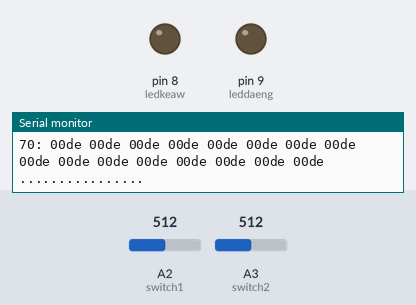
Bench run of a sketch on a simulated Arduino Uno, built with avr-gcc and run on an emulated ATmega328P. On the bench: output pins drawn as LEDs (lit = HIGH), the last lines printed to the serial monitor. Wiring (inferred from the names in the program): 24Cxx EEPROM at I2C address 0x50; 24Cxx EEPROM at I2C address 0x51; 24Cxx EEPROM at I2C address 0x52; 24Cxx EEPROM at I2C address 0x53. The test bench sets the inputs (shaded band); at power-on: A3 (switch2) = 512, A2 (switch1) = 512. EEPROM starts erased.

Above: at 15.2 s.
15.3 s: A3 (switch2) set to 521
26.1 s: A3 (switch2) set to 511
At 34.1 s:
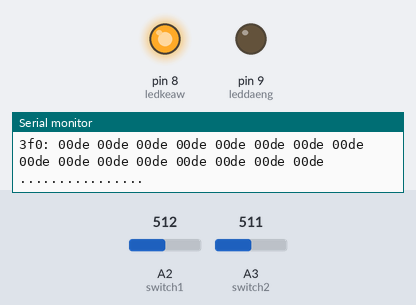
Timing chart, 0 to 37.2 s (numbered marks = the images above; inputs shaded):
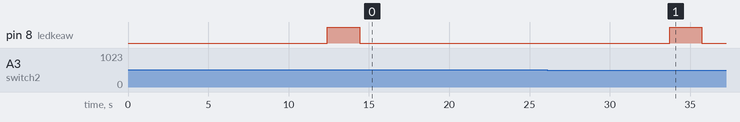

The sketch:

IC17_63010524.ino
```cpp
/*
  Use the I2C bus with EEPROM device
  EEPROM 8 (Vcc) to Vcc
  EEPROM 4 (GND) to GND
  EEPROM 5 (SDA) to Arduino Analog Pin 4(SDA)
  EEPROM 6 (SCL) to Arduino Analog Pin 5(SCL)
  EEPROM 7 (WP) to GND
  /* Memory length in bytes
  24C01 = 128
  24C02 = 256
  24C04 = 512
  24C08 = 1024
  24C16 = 2048
  24C64 = 8192
  24C128= 16384
  24C256= 32768
*/
int ledkeaw = 8;
int leddaeng = 9;
int switch1 = 2;
int switch2 = 3;
byte backup[1024];
#define memorylength 1024
#include <Wire.h>
byte deviceAddress; // Address of EEPROM chip
unsigned int eepromAddress;

void writeEEPROM_page(int device, unsigned int address, byte* buffer, byte length )
{
  byte i;
  Wire.beginTransmission(device | int(address >> 8));
  Wire.write((int)(address & 0xFF)); // LSB
  for ( i = 0; i < length; i++)
    Wire.write(buffer[i]);
  Wire.endTransmission();
  delay(5);
}
void writeEEPROM_byte(int device, unsigned int address, byte data )
{
  Wire.beginTransmission(device);
  Wire.write((int)(address >> 8)); // MSB
  Wire.write((int)(address & 0xFF)); // LSB
  Wire.write(data);
  Wire.endTransmission();
  delay(5);
}
byte readEEPROM_page(int device, unsigned int address, byte *buffer, int length )
{
  byte i;
  Wire.beginTransmission(device | int(address >> 8));
  Wire.write((int)(address & 0xFF)); // LSB
  Wire.endTransmission();
  Wire.requestFrom(device, length);
  for ( i = 0; i < length; i++ )
    if (Wire.available())
      buffer[i] = Wire.read();
}
byte readEEPROM_byte(int device, unsigned int address )
{
  byte rdata = 0;
  Wire.beginTransmission(device);
  Wire.write((int)(address >> 8)); // MSB
  Wire.write((int)(address & 0xFF)); // LSB
  Wire.endTransmission();
  Wire.requestFrom(device, 1);
  if (Wire.available())
    rdata = Wire.read();
  return rdata;
}
void dumpEEPROM(byte device, unsigned address, unsigned length)
{
  unsigned startAddress = address;
  unsigned stopAddress = address + length;
  for (unsigned i = startAddress; i < stopAddress; i += 16)
  {
    char buffer[16]; // page of EEPROM
    char temp[4];
    sprintf(temp, "%02x: ", i); // print address
    Serial.print(temp);
    readEEPROM_page(device, i, buffer, 16);

    for (int j = 0; j < 16; j++)
    {
      sprintf(temp, "%04x ", byte(buffer[j])); // print data (hexa)
      Serial.print(temp);
      backup[i + j] = temp;
    }
    Serial.print("");
    for (int j = 0; j < 16; j++) // print data (ASCII)
    {
      if (isprint(buffer[j]))
        Serial.print(buffer[j]);
      else
        Serial.print('.');
    }
    Serial.println(" ");
  }
}
bool check = 1;
void setup()
{
  pinMode(ledkeaw, OUTPUT);
  pinMode(leddaeng, OUTPUT);
  byte eepromData;
  byte i;

  Serial.begin(9600); // Setup serial for debug
  Wire.begin(); // Start I2C bus
  eepromAddress = 0;
  deviceAddress = 0x50;
}
void loop()
{
  if (analogRead(switch1) <= 512) {
    dumpEEPROM(deviceAddress, 0, memorylength);
  }
  if (analogRead(switch2) <= 512) {
    for (int i = 0; i < 1024; i += 16)
    {
      for (int j = 0; j < 16; j++)
      {
        writeEEPROM_byte(deviceAddress, eepromAddress + i + j, backup[i + j] );
      }
    }
    if (check == 1) {
      digitalWrite(ledkeaw, 1);
      delay (2000);
      digitalWrite(ledkeaw, 0);
    }
    else
    {
      digitalWrite(leddaeng, 1);
      delay (2000);
      digitalWrite(leddaeng, 0);
    }
  }

}
```

Measured:
- after the input at 26.1 s, pin 8 (ledkeaw): LOW → HIGH after 7.6 s, → LOW 2.0 s later
